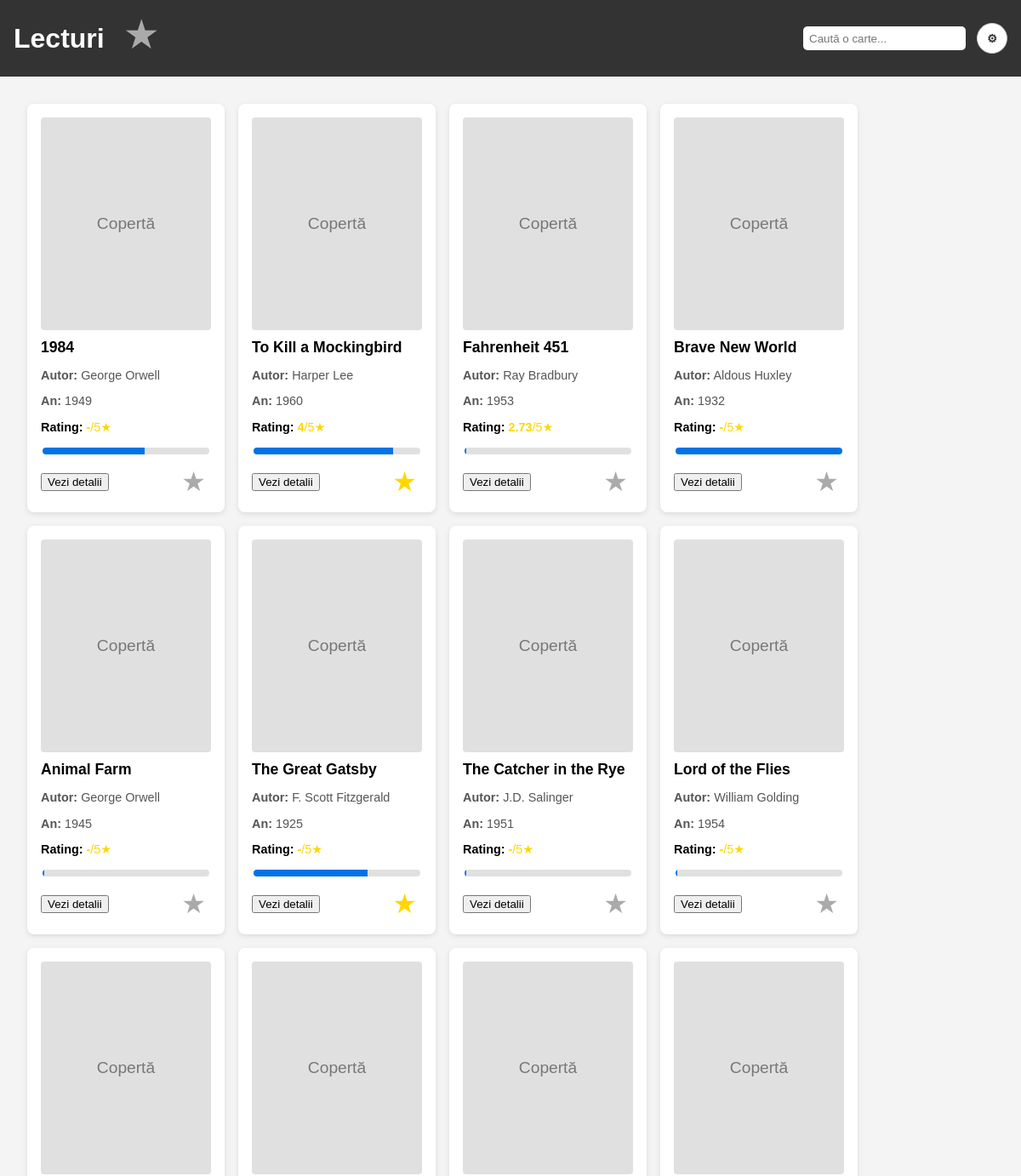
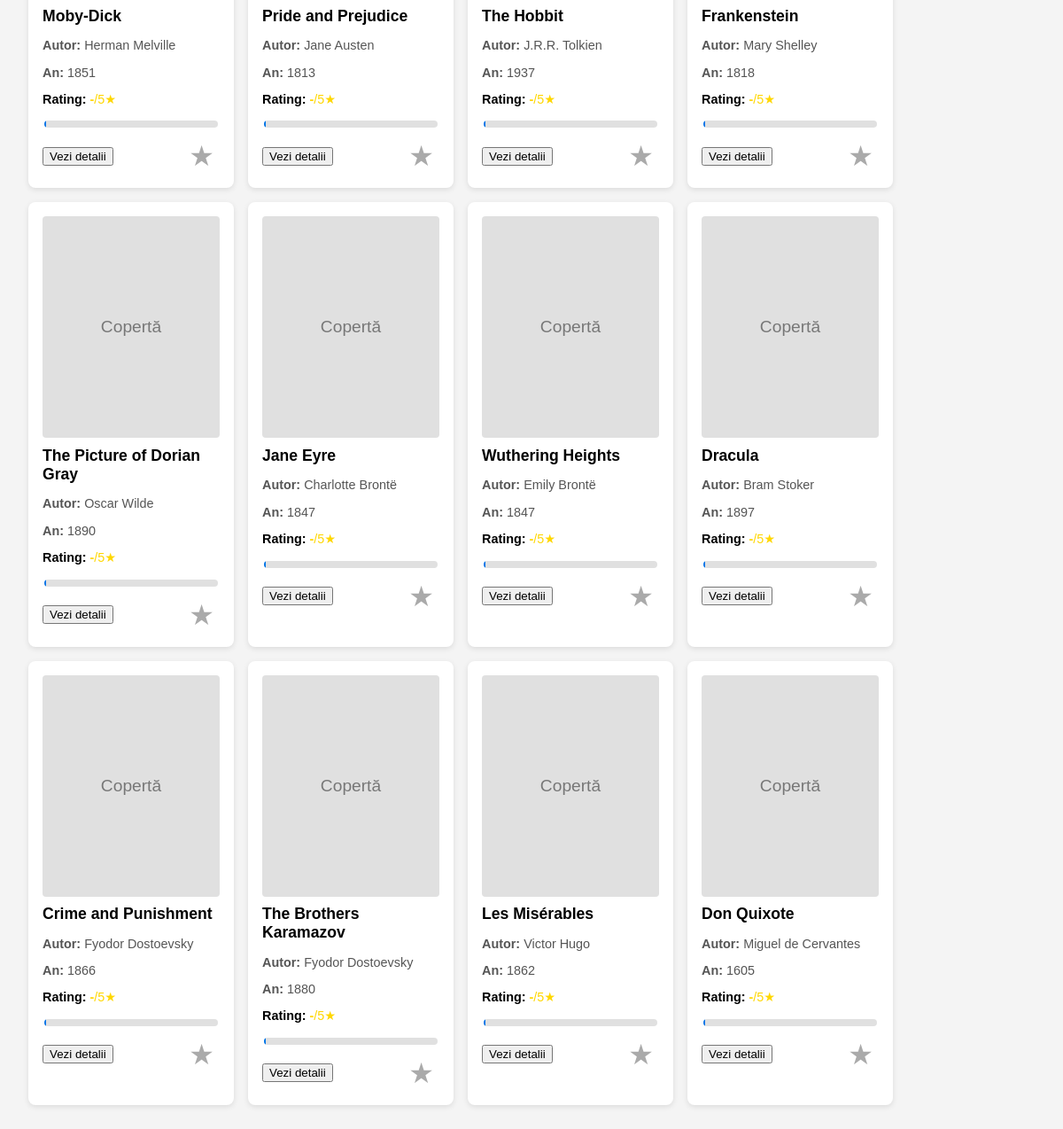
/WebInfoAn2SpilevoiAnton/home/index (signed in), run on the app's committed database (2 pictures, top to bottom).
### tables this page shows
CREATE TABLE books (
                id INTEGER PRIMARY KEY AUTOINCREMENT,
                titlu TEXT,
                autor TEXT,
                an INTEGER,
                pagini INTEGER
            );

CREATE TABLE progress (
        id INTEGER PRIMARY KEY AUTOINCREMENT,
        book_id INTEGER,
        username TEXT,
        pages INTEGER,
        UNIQUE(book_id, username)
    );

### models/modelhome.php (called while the page is built, shortened)
<?php
class ModelHome {
    private $db;
    public function __construct() {
        $this->db = Database::getInstance()->getConnection();
        $this->db->exec("
            CREATE TABLE IF NOT EXISTS books (
                id INTEGER PRIMARY KEY AUTOINCREMENT,
                titlu TEXT,
                autor TEXT,
                an INTEGER,
                pagini INTEGER
            )
        ");
        $this->db->exec("
            CREATE TABLE IF NOT EXISTS favorites (
                nume TEXT,
                id_carte INTEGER,
                PRIMARY KEY(nume, id_carte)
            )
        ");
        $count = $this->db->query("SELECT COUNT(*) FROM books")->fetchColumn();
    }
    public function getAllBooks() {
        $stmt = $this->db->query("SELECT * FROM books");
        return $stmt->fetchAll(PDO::FETCH_ASSOC);
    }
    public function isBookFavorite($id)
    {
        $nume = $_SESSION['user'];
        $stmt = $this->db->prepare("SELECT * FROM favorites WHERE nume LIKE ? AND id_carte LIKE ?");
        $stmt->execute([$nume, $id]);
        $row = $stmt->fetch(PDO::FETCH_ASSOC);
        return !empty($row);
    }
    public function getBookProgress($id)
    {
        $user = $_SESSION['user'];
        $stmt = $this->db->prepare("SELECT pages FROM progress WHERE book_id = ? and username = ?");
        $stmt->execute([$id, $user]);
        $pgs = $stmt->fetch(PDO::FETCH_ASSOC);
        return $pgs ? $pgs['pages'] : 0;
    }
    public function getBookAverage($id) {
        $stmt = $this->db->prepare("SELECT AVG(rating) as avg_rating FROM reviews WHERE book_id = ?");
        $stmt->execute([$id]);
        $result = $stmt->fetch(PDO::FETCH_ASSOC);
        return round($result['avg_rating'] ?? 0, 2);
    }
}

### autoload.php (called while the page is built, shortened)
<?php
function autoload($class) {
    $folders = ['util', 'models', 'controllers', 'views'];
    foreach ($folders as $folder) {
        $file = DIRECTOR_SITE . SLASH . $folder . SLASH . strtolower($class) . '.php';
        if (file_exists($file)) {
            return;
        }
    }
    exit;
}

### util/database.php (called while the page is built, shortened)
<?php
class Database {
    private static $instance = null;
    private $connection;
    private function __construct() {
        try {
            $this->connection = new PDO("sqlite:" . __DIR__ . "/test.db");
            $this->connection->setAttribute(PDO::ATTR_ERRMODE, PDO::ERRMODE_EXCEPTION);
        } catch (PDOException $e) {
            die("Database Connection failed: " . $e->getMessage());
        }
    }
    public static function getInstance(): Database {
        if (self::$instance === null) {
            self::$instance = new Database();
        }
        return self::$instance;
    }
    public function getConnection(): PDO {
        return $this->connection;
    }
}

### controllers/controller.php (called while the page is built, shortened)
<?php
abstract class Controller
{
    public function __construct()
    {
        $this->model = new $modelName;
    }
}

### views/viewhome.php (the view, shortened to what this page needs)
<?php
class ViewHome {
    public function incarcaDatele($books, $model, $from, $parametri, $favo = false, $search = false, $searchTerm = "") {
        $cardsHtml = '';
        foreach ($books as $book) {
            $fav = $model->isBookFavorite($book['id']);
            $selectedClass = $fav ? 'selected' : '';
            $progressPercent = $model->getBookProgress($book['id']) / $book['pagini'] * 100;
            $stars = $model->getBookAverage($book['id']);
            if($progressPercent == 0) $progressPercent = 1;
            if($stars == 0) $stars = '-';
            $cardsHtml .= "
    <div class='book-card'>
        <div style='width: 100%; height: 250px; background-color: #e0e0e0; border-radius: 4px;
                    display: flex; align-items: center; justify-content: center; color: #777; font-size: 1.2em; margin-bottom: 0.5em;'>
            Copertă
        </div>
        <h3>" . htmlspecialchars($book['titlu']) . "</h3>
        <p><strong>Autor:</strong> " . htmlspecialchars($book['autor']) . "</p>
        <p><strong>An:</strong> " . htmlspecialchars($book['an']) . "</p>
        <p style='color: gold;'><strong style='color: black;'>Rating: </strong><b>$stars</b>/5★</p>
        <div style='display: flex; align-items: center; gap: 0.5em; margin-top: 10px;'>
            <input type='range' min='0' max='100' value='" . $progressPercent . "'
                   style='flex: 1; pointer-events: none; appearance: none; height: 8px; border-radius: 5px;
                          background: linear-gradient(to right, #0073e6 " . $progressPercent . "%, #e0e0e0 " . $progressPercent . "%);' />
        </div>
        <div style='display: flex; justify-content: space-between; align-items: center; margin-top: 10px;'>
            <a href='/WebInfoAn2SpilevoiAnton/book/view/" . urlencode($book['id']) . "'>
                <button>Vezi detalii</button>
            </a>
            <button type='button' style='font-size: 2em;'
                class='star-button $selectedClass'
                onclick='toggleFavorite(this)'
                data-book-id='" . $book['id'] . "'>
                ★
            </button>
        </div>
    </div>
";
        }
    }
}

### data on the page
books: titlu "1984", autor "George Orwell", an "1949", stars "-", id+pagini "61"
books: titlu "To Kill a Mockingbird", autor "Harper Lee", an "1960", stars "4", id+pagini "84"
books: titlu "Fahrenheit 451", autor "Ray Bradbury", an "1953", stars "2.73"
books: titlu "Brave New World", autor "Aldous Huxley", an "1932", stars "-", id+pagini "100"
books: titlu "Animal Farm", autor "George Orwell", an "1945", stars "-"
books: titlu "The Great Gatsby", autor "F. Scott Fitzgerald", an "1925", stars "-", id+pagini "68"
books: titlu "The Catcher in the Rye", autor "J.D. Salinger", an "1951", stars "-"
books: titlu "Lord of the Flies", autor "William Golding", an "1954", stars "-"
books: titlu "Moby-Dick", autor "Herman Melville", an "1851", stars "-"
books: titlu "Pride and Prejudice", autor "Jane Austen", an "1813", stars "-"
books: titlu "The Hobbit", autor "J.R.R. Tolkien", an "1937", stars "-"
books: titlu "Frankenstein", autor "Mary Shelley", an "1818", stars "-"
books: titlu "The Picture of Dorian Gray", autor "Oscar Wilde", an "1890", stars "-"
books: titlu "Jane Eyre", autor "Charlotte Brontë", an "1847", stars "-"
books: titlu "Wuthering Heights", autor "Emily Brontë", an "1847", stars "-"
books: titlu "Dracula", autor "Bram Stoker", an "1897", stars "-"
books: titlu "Crime and Punishment", autor "Fyodor Dostoevsky", an "1866", stars "-"
books: titlu "The Brothers Karamazov", autor "Fyodor Dostoevsky", an "1880", stars "-"
books: titlu "Les Misérables", autor "Victor Hugo", an "1862", stars "-"
books: titlu "Don Quixote", autor "Miguel de Cervantes", an "1605", stars "-"
